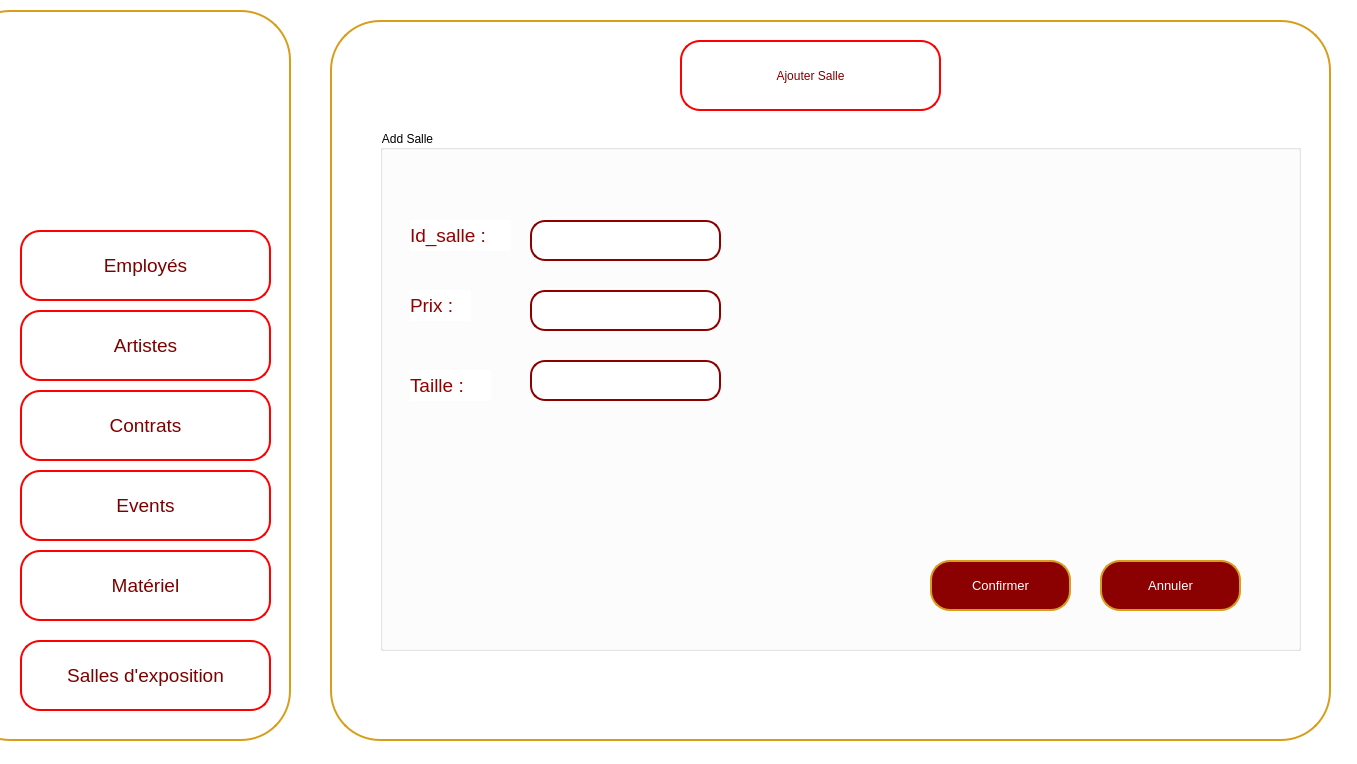
<?xml version="1.0" encoding="UTF-8"?>
<ui version="4.0">
 <class>AjouterSalles</class>
 <widget class="QMainWindow" name="AjouterSalles">
  <property name="geometry">
   <rect>
    <x>0</x>
    <y>0</y>
    <width>1357</width>
    <height>764</height>
   </rect>
  </property>
  <property name="windowTitle">
   <string>DarZmen</string>
  </property>
  <property name="windowIcon">
   <iconset resource="src.qrc">
    <normaloff>:/src/logo (2).png</normaloff>:/src/logo (2).png</iconset>
  </property>
  <property name="styleSheet">
   <string notr="true">background-color: rgb(255, 255, 255);</string>
  </property>
  <widget class="QWidget" name="centralwidget">
   <widget class="QWidget" name="widget_2" native="true">
    <property name="geometry">
     <rect>
      <x>320</x>
      <y>10</y>
      <width>1011</width>
      <height>731</height>
     </rect>
    </property>
    <property name="font">
     <font>
      <pointsize>10</pointsize>
     </font>
    </property>
    <property name="styleSheet">
     <string notr="true">background-color: rgb(255, 255, 255);</string>
    </property>
    <widget class="QPushButton" name="pushButton_34">
     <property name="geometry">
      <rect>
       <x>10</x>
       <y>10</y>
       <width>1001</width>
       <height>721</height>
      </rect>
     </property>
     <property name="styleSheet">
      <string notr="true">/*QPushButton {
    background-color: white;
    color: darkred;
    border: 2px solid darkred;
    border-radius: 50px; 
    padding: 10px; 
}*/
QPushButton {
    background-color: white;
    color: darkred;
    border: 2px solid rgb(215, 157, 27);
    border-radius: 50px;
    padding: 10px; 
}</string>
     </property>
     <property name="text">
      <string/>
     </property>
    </widget>
    <widget class="QPushButton" name="pushButton_35">
     <property name="geometry">
      <rect>
       <x>360</x>
       <y>30</y>
       <width>261</width>
       <height>71</height>
      </rect>
     </property>
     <property name="styleSheet">
      <string notr="true">/*QPushButton {
    background-color: white;
    color: darkred;
    border: 2px solid darkred;
    border-radius: 20px; 
    padding: 10px; 
}*/
QPushButton {
    background-color: white;
    color: rgb(125, 0, 0);
    border: 2px solid rgb(255, 0, 0); 
    border-radius: 20px; 
    padding: 10px; 
    transition: background-color 0.3s, color 0.3s; 
}
QPushButton:hover {
    background-color: rgb(215, 157, 27);
    color: white;
    border: 4px solid rgb(215, 157, 27); 
    outline: none; 
}</string>
     </property>
     <property name="text">
      <string>Ajouter Salle</string>
     </property>
     <property name="icon">
      <iconset resource="src.qrc">
       <normaloff>:/src/ajoutfinale.png</normaloff>:/src/ajoutfinale.png</iconset>
     </property>
     <property name="iconSize">
      <size>
       <width>100</width>
       <height>50</height>
      </size>
     </property>
    </widget>
    <widget class="QGroupBox" name="groupBox_5">
     <property name="geometry">
      <rect>
       <x>60</x>
       <y>120</y>
       <width>921</width>
       <height>521</height>
      </rect>
     </property>
     <property name="title">
      <string>Add Salle</string>
     </property>
     <widget class="QLabel" name="label_16">
      <property name="geometry">
       <rect>
        <x>30</x>
        <y>90</y>
        <width>101</width>
        <height>31</height>
       </rect>
      </property>
      <property name="font">
       <font>
        <pointsize>14</pointsize>
       </font>
      </property>
      <property name="styleSheet">
       <string notr="true">color: rgb(148, 0, 0);</string>
      </property>
      <property name="text">
       <string>Id_salle :</string>
      </property>
     </widget>
     <widget class="QLineEdit" name="lineEdit_9">
      <property name="geometry">
       <rect>
        <x>150</x>
        <y>160</y>
        <width>191</width>
        <height>41</height>
       </rect>
      </property>
      <property name="styleSheet">
       <string notr="true">QLineEdit {
    border: 2px solid darkred;
    border-radius: 15px; /* Make it larger for a circular shape */
    padding: 5px; /* Adjust as needed */
    color: grey;
}

QLineEdit:focus {
    border: 2px solid darkred;
    border-radius: 15px; /* Make it larger for a circular shape */
    padding: 5px; /* Adjust as needed */
    color: grey;
}</string>
      </property>
      <property name="text">
       <string/>
      </property>
     </widget>
     <widget class="QLineEdit" name="lineEdit_10">
      <property name="geometry">
       <rect>
        <x>150</x>
        <y>90</y>
        <width>191</width>
        <height>41</height>
       </rect>
      </property>
      <property name="styleSheet">
       <string notr="true">QLineEdit {
    border: 2px solid darkred;
    border-radius: 15px; /* Make it larger for a circular shape */
    padding: 5px; /* Adjust as needed */
    color: grey;
}

QLineEdit:focus {
    border: 2px solid darkred;
    border-radius: 15px; /* Make it larger for a circular shape */
    padding: 5px; /* Adjust as needed */
    color: grey;
}</string>
      </property>
      <property name="text">
       <string/>
      </property>
     </widget>
     <widget class="QLineEdit" name="lineEdit_11">
      <property name="geometry">
       <rect>
        <x>150</x>
        <y>230</y>
        <width>191</width>
        <height>41</height>
       </rect>
      </property>
      <property name="styleSheet">
       <string notr="true">QLineEdit {
    border: 2px solid darkred;
    border-radius: 15px; /* Make it larger for a circular shape */
    padding: 5px; /* Adjust as needed */
    color: grey;
}

QLineEdit:focus {
    border: 2px solid darkred;
    border-radius: 15px; /* Make it larger for a circular shape */
    padding: 5px; /* Adjust as needed */
    color: grey;
}</string>
      </property>
      <property name="text">
       <string/>
      </property>
     </widget>
     <widget class="QLabel" name="label_19">
      <property name="geometry">
       <rect>
        <x>30</x>
        <y>240</y>
        <width>81</width>
        <height>31</height>
       </rect>
      </property>
      <property name="font">
       <font>
        <pointsize>14</pointsize>
       </font>
      </property>
      <property name="styleSheet">
       <string notr="true">color: rgb(148, 0, 0);</string>
      </property>
      <property name="text">
       <string>Taille :</string>
      </property>
     </widget>
     <widget class="QLabel" name="label_20">
      <property name="geometry">
       <rect>
        <x>30</x>
        <y>160</y>
        <width>61</width>
        <height>31</height>
       </rect>
      </property>
      <property name="font">
       <font>
        <pointsize>14</pointsize>
       </font>
      </property>
      <property name="styleSheet">
       <string notr="true">color: rgb(148, 0, 0);</string>
      </property>
      <property name="text">
       <string>Prix :</string>
      </property>
     </widget>
     <widget class="QPushButton" name="pushButton_24">
      <property name="geometry">
       <rect>
        <x>720</x>
        <y>430</y>
        <width>141</width>
        <height>51</height>
       </rect>
      </property>
      <property name="font">
       <font>
        <pointsize>10</pointsize>
       </font>
      </property>
      <property name="styleSheet">
       <string notr="true">QPushButton {
    background-color: darkred;
    color: white;
    border: 2px solid rgb(215, 157, 27);
    border-radius: 20px; 
    padding: 10px; 
}

QPushButton:hover {
    background-color: rgb(215, 157, 27); 
}

QLineEdit {
    border: 2px solid darkred;
    border-radius: 15px; 
    padding: 5px; 
    color: white;
}

QLineEdit:focus {
    border: 2px solid darkred;
    border-radius: 15px; 
    padding: 5px; 
    color: white;
}
</string>
      </property>
      <property name="text">
       <string>Annuler</string>
      </property>
     </widget>
     <widget class="QPushButton" name="pushButton_23">
      <property name="geometry">
       <rect>
        <x>550</x>
        <y>430</y>
        <width>141</width>
        <height>51</height>
       </rect>
      </property>
      <property name="font">
       <font>
        <pointsize>10</pointsize>
       </font>
      </property>
      <property name="styleSheet">
       <string notr="true">QPushButton {
    background-color: darkred;
    color: white;
    border: 2px solid rgb(215, 157, 27);
    border-radius: 20px; 
    padding: 10px; 
}

QPushButton:hover {
    background-color: rgb(215, 157, 27); 
}

QLineEdit {
    border: 2px solid darkred;
    border-radius: 15px; 
    padding: 5px; 
    color: white;
}

QLineEdit:focus {
    border: 2px solid darkred;
    border-radius: 15px; 
    padding: 5px; 
    color: white;
}
</string>
      </property>
      <property name="text">
       <string>Confirmer</string>
      </property>
     </widget>
    </widget>
   </widget>
   <widget class="QWidget" name="Menu_widget" native="true">
    <property name="geometry">
     <rect>
      <x>0</x>
      <y>10</y>
      <width>301</width>
      <height>731</height>
     </rect>
    </property>
    <property name="cursor">
     <cursorShape>ArrowCursor</cursorShape>
    </property>
    <property name="styleSheet">
     <string notr="true">background-color: rgb(255, 255, 255);</string>
    </property>
    <widget class="QPushButton" name="border1">
     <property name="geometry">
      <rect>
       <x>-40</x>
       <y>0</y>
       <width>331</width>
       <height>731</height>
      </rect>
     </property>
     <property name="styleSheet">
      <string notr="true">/*QPushButton {
    background-color: white;
    color: darkred;
    border: 2px solid darkred;
    border-radius: 50px; 
    padding: 10px; 
}*/
QPushButton {
    background-color: white;
    color: darkred;
    border: 2px solid rgb(215, 157, 27);
    border-radius: 50px;
    padding: 10px; 
}
</string>
     </property>
     <property name="text">
      <string/>
     </property>
    </widget>
    <widget class="QLabel" name="logo">
     <property name="geometry">
      <rect>
       <x>40</x>
       <y>20</y>
       <width>221</width>
       <height>181</height>
      </rect>
     </property>
     <property name="text">
      <string/>
     </property>
     <property name="pixmap">
      <pixmap resource="src.qrc">:/src/logo (2).png</pixmap>
     </property>
    </widget>
    <widget class="QPushButton" name="matariel">
     <property name="geometry">
      <rect>
       <x>20</x>
       <y>540</y>
       <width>251</width>
       <height>71</height>
      </rect>
     </property>
     <property name="font">
      <font>
       <family>MS Shell Dlg 2</family>
       <pointsize>14</pointsize>
       <weight>50</weight>
       <italic>false</italic>
       <bold>false</bold>
      </font>
     </property>
     <property name="styleSheet">
      <string notr="true">QPushButton {
    background-color: white;
    color: rgb(125, 0, 0);
    border: 2px solid rgb(255, 0, 0); 
    border-radius: 20px; 
    padding: 10px; 
    transition: background-color 0.3s, color 0.3s; 
}
QPushButton:hover {
    background-color: rgb(215, 157, 27);
    color: white;
    border: 4px solid rgb(215, 157, 27); 
    outline: none; 
}</string>
     </property>
     <property name="text">
      <string>Matériel</string>
     </property>
     <property name="icon">
      <iconset>
       <normaloff>../../780575.png</normaloff>../../780575.png</iconset>
     </property>
     <property name="iconSize">
      <size>
       <width>100</width>
       <height>50</height>
      </size>
     </property>
    </widget>
    <widget class="QPushButton" name="salles">
     <property name="geometry">
      <rect>
       <x>20</x>
       <y>630</y>
       <width>251</width>
       <height>71</height>
      </rect>
     </property>
     <property name="font">
      <font>
       <family>MS Shell Dlg 2</family>
       <pointsize>14</pointsize>
       <weight>50</weight>
       <italic>false</italic>
       <bold>false</bold>
      </font>
     </property>
     <property name="styleSheet">
      <string notr="true">QPushButton {
    background-color: white;
    color: rgb(125, 0, 0);
    border: 2px solid rgb(255, 0, 0); 
    border-radius: 20px; 
    padding: 10px; 
    transition: background-color 0.3s, color 0.3s; 
}
QPushButton:hover {
    background-color: rgb(215, 157, 27);
    color: white;
    border: 4px solid rgb(215, 157, 27); 
    outline: none; 
}</string>
     </property>
     <property name="text">
      <string>Salles d'exposition</string>
     </property>
     <property name="icon">
      <iconset>
       <normaloff>../../780575.png</normaloff>../../780575.png</iconset>
     </property>
     <property name="iconSize">
      <size>
       <width>100</width>
       <height>50</height>
      </size>
     </property>
    </widget>
    <widget class="QPushButton" name="employes">
     <property name="geometry">
      <rect>
       <x>20</x>
       <y>220</y>
       <width>251</width>
       <height>71</height>
      </rect>
     </property>
     <property name="font">
      <font>
       <family>MS Shell Dlg 2</family>
       <pointsize>14</pointsize>
       <weight>50</weight>
       <italic>false</italic>
       <bold>false</bold>
      </font>
     </property>
     <property name="styleSheet">
      <string notr="true">QPushButton {
    background-color: white;
    color: rgb(125, 0, 0);
    border: 2px solid rgb(255, 0, 0); 
    border-radius: 20px; 
    padding: 10px; 
    transition: background-color 0.3s, color 0.3s; 
}
QPushButton:hover {
    background-color: rgb(215, 157, 27);
    color: white;
    border: 4px solid rgb(215, 157, 27); 
    outline: none; 
}</string>
     </property>
     <property name="text">
      <string>Employés</string>
     </property>
     <property name="icon">
      <iconset>
       <normaloff>../../780575.png</normaloff>../../780575.png</iconset>
     </property>
     <property name="iconSize">
      <size>
       <width>100</width>
       <height>50</height>
      </size>
     </property>
    </widget>
    <widget class="QPushButton" name="artistes">
     <property name="geometry">
      <rect>
       <x>20</x>
       <y>300</y>
       <width>251</width>
       <height>71</height>
      </rect>
     </property>
     <property name="font">
      <font>
       <family>MS Shell Dlg 2</family>
       <pointsize>14</pointsize>
       <weight>50</weight>
       <italic>false</italic>
       <bold>false</bold>
      </font>
     </property>
     <property name="styleSheet">
      <string notr="true">QPushButton {
    background-color: white;
    color: rgb(125, 0, 0);
    border: 2px solid rgb(255, 0, 0); 
    border-radius: 20px; 
    padding: 10px; 
    transition: background-color 0.3s, color 0.3s; 
}
QPushButton:hover {
    background-color: rgb(215, 157, 27);
    color: white;
    border: 4px solid rgb(215, 157, 27); 
    outline: none; 
}</string>
     </property>
     <property name="text">
      <string>Artistes</string>
     </property>
     <property name="icon">
      <iconset>
       <normaloff>../../780575.png</normaloff>../../780575.png</iconset>
     </property>
     <property name="iconSize">
      <size>
       <width>100</width>
       <height>50</height>
      </size>
     </property>
    </widget>
    <widget class="QPushButton" name="events">
     <property name="geometry">
      <rect>
       <x>20</x>
       <y>460</y>
       <width>251</width>
       <height>71</height>
      </rect>
     </property>
     <property name="font">
      <font>
       <family>MS Shell Dlg 2</family>
       <pointsize>14</pointsize>
       <weight>50</weight>
       <italic>false</italic>
       <bold>false</bold>
      </font>
     </property>
     <property name="styleSheet">
      <string notr="true">QPushButton {
    background-color: white;
    color: rgb(125, 0, 0);
    border: 2px solid rgb(255, 0, 0); 
    border-radius: 20px; 
    padding: 10px; 
    transition: background-color 0.3s, color 0.3s; 
}
QPushButton:hover {
    background-color: rgb(215, 157, 27);
    color: white;
    border: 4px solid rgb(215, 157, 27); 
    outline: none; 
}</string>
     </property>
     <property name="text">
      <string>Events</string>
     </property>
     <property name="icon">
      <iconset>
       <normaloff>../../780575.png</normaloff>../../780575.png</iconset>
     </property>
     <property name="iconSize">
      <size>
       <width>100</width>
       <height>50</height>
      </size>
     </property>
    </widget>
    <widget class="QPushButton" name="contrats">
     <property name="geometry">
      <rect>
       <x>20</x>
       <y>380</y>
       <width>251</width>
       <height>71</height>
      </rect>
     </property>
     <property name="font">
      <font>
       <family>MS Shell Dlg 2</family>
       <pointsize>14</pointsize>
       <weight>50</weight>
       <italic>false</italic>
       <bold>false</bold>
      </font>
     </property>
     <property name="styleSheet">
      <string notr="true">QPushButton {
    background-color: white;
    color: rgb(125, 0, 0);
    border: 2px solid rgb(255, 0, 0); 
    border-radius: 20px; 
    padding: 10px; 
    transition: background-color 0.3s, color 0.3s; 
}
QPushButton:hover {
    background-color: rgb(215, 157, 27);
    color: white;
    border: 4px solid rgb(215, 157, 27); 
    outline: none; 
}</string>
     </property>
     <property name="text">
      <string>Contrats</string>
     </property>
     <property name="icon">
      <iconset>
       <normaloff>../../780575.png</normaloff>../../780575.png</iconset>
     </property>
     <property name="iconSize">
      <size>
       <width>100</width>
       <height>50</height>
      </size>
     </property>
    </widget>
   </widget>
  </widget>
 </widget>
 <resources>
  <include location="src.qrc"/>
 </resources>
 <connections/>
</ui>
